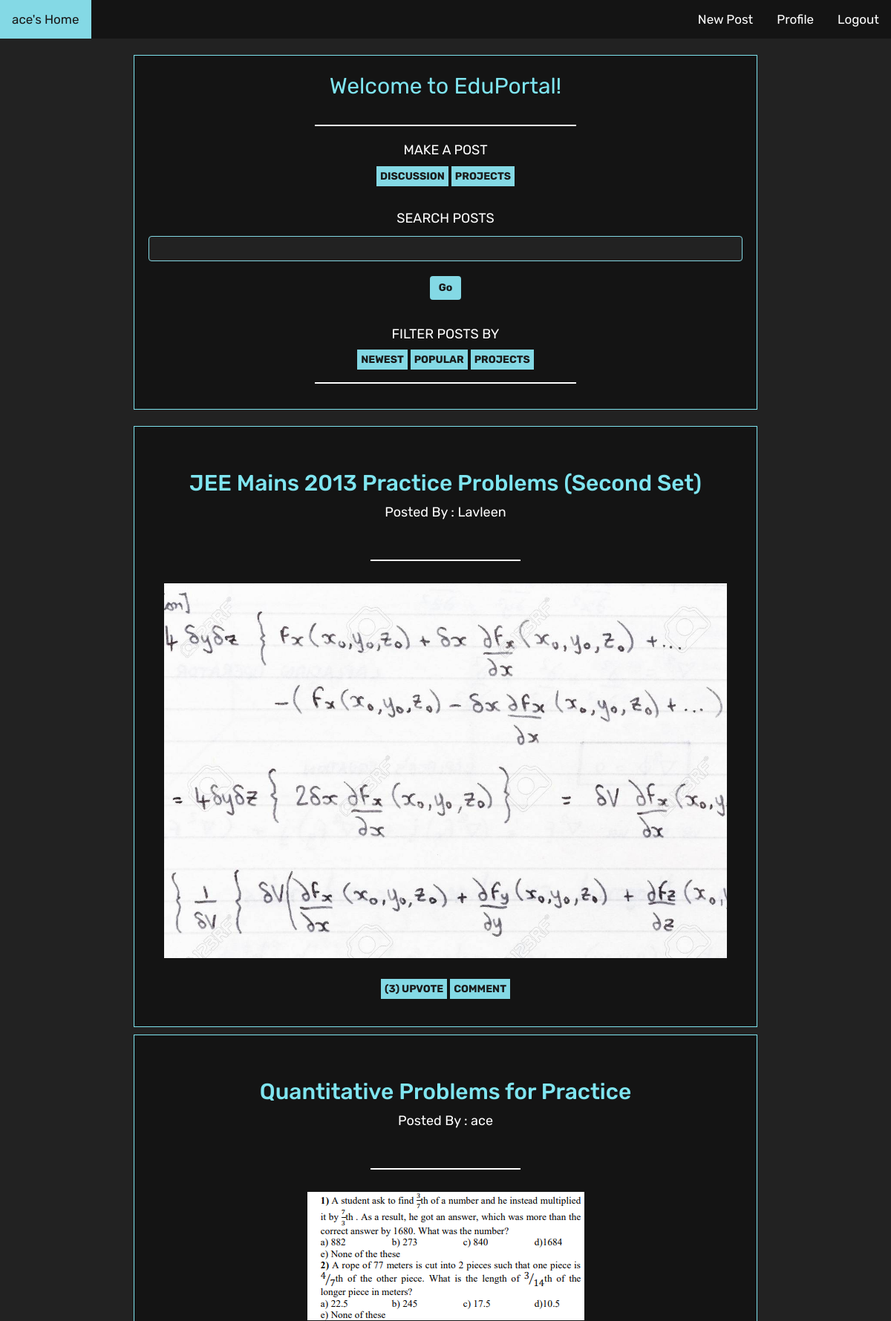
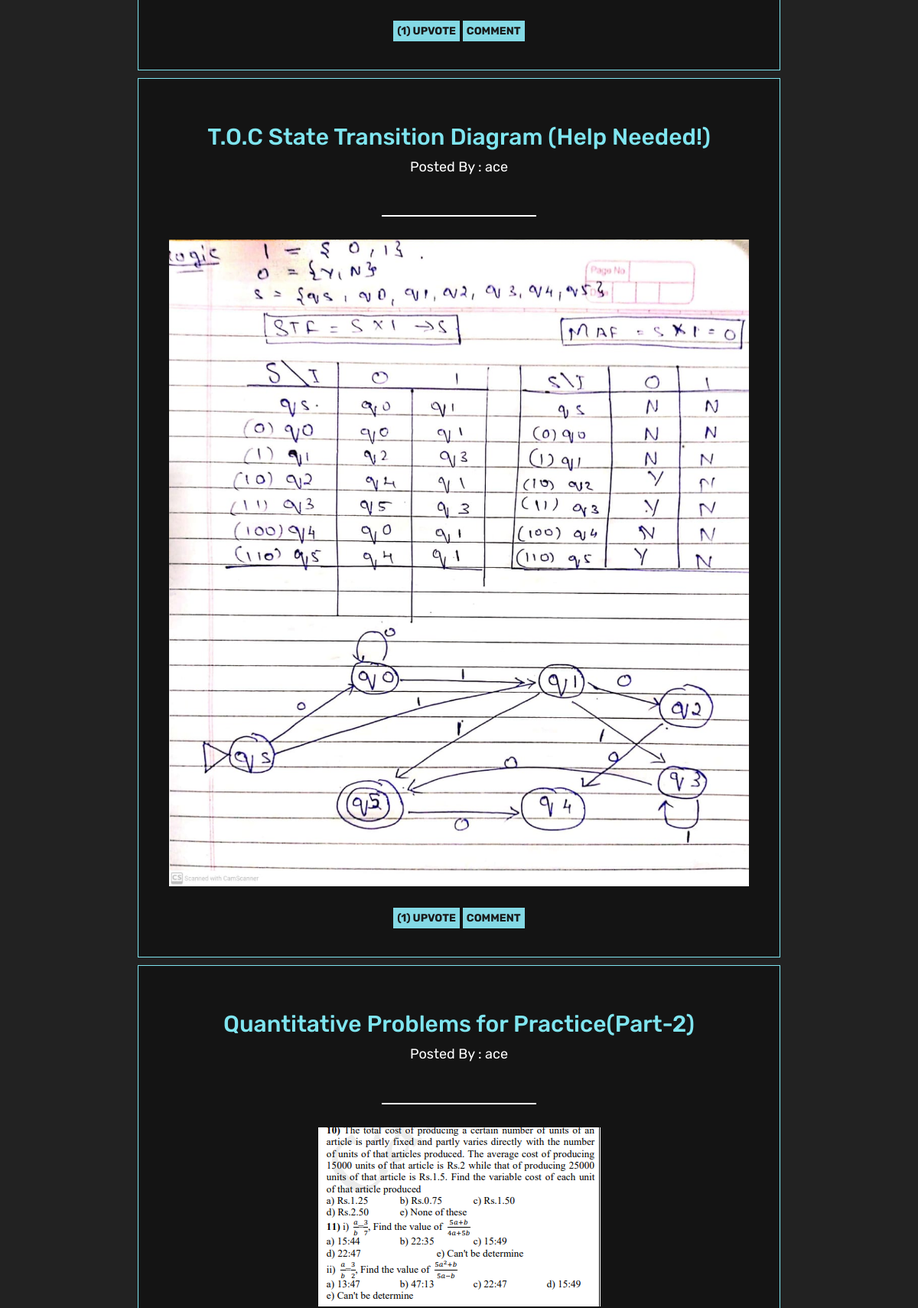
/home.php (signed in, upper part), run on the app's committed database (2 pictures, top to bottom).
### tables this page shows
CREATE TABLE `posttable` (
  `title` varchar(255) NOT NULL,
  `content` longtext NOT NULL,
  `author` varchar(255) NOT NULL,
  `image` varchar(255) DEFAULT NULL,
  `id` int(11) NOT NULL,
  `likes` int(11) NOT NULL DEFAULT 0,
  `dislikes` int(11) NOT NULL DEFAULT 0,
  `tag` varchar(50) DEFAULT NULL
);

### get_post.php (the view, shortened to what this page needs)
<?php
function getPosts(){
  $con = mysqli_connect("localhost","root","","posts");
  $query = "select * from posttable order by likes desc";
  $result=mysqli_query($con,$query);
  while($row=mysqli_fetch_array($result)){
    echo '
    <div class="container">
    <h3 class="posttitle">'.$row['title'].'</h3>
    <p class="postcontent">Posted By : '.$row['author'].'</p>
    <br>
    <hr width="200px">
    <p class="postcontent">'.$row['content'].'<p>
    <img src="uploads/'.$row['image'].'"class="imgt" ?>
    <br>
    <div class ="interact">
    <a class="btnLike" href="like.php?id='.$row["id"].'"><span>('.$row["likes"].') </span>UPVOTE</a>
    <a class="btnLike" href="comment.php?id='.$row["id"].'"></span>COMMENT</a>
    </div>
    </div>
    ';
  }
}
?>

### styles/inprof.css (style rules this page uses)
body { background: #222222; }
.imgt { display: block; margin-left: auto; margin-right: auto; width: 100%; }
.container { display: flex; flex-direction: column; align-items: center; background: #141414; border:1px solid #7FE5F0; margin-top: 10px; margin-bottom: 10px; padding:40px; width:70%; }
hr { border: 1px solid ; color:#fff; }
.posttitle { font-size: 30px; font-family: 'Rubik', sans-serif; color:#7FE5F0; }
.postcontent { font-size: 18px; font-family: 'Rubik', sans-serif; color:#fff; }
.btnLike { width: 100%; padding: 5px; background-color:#84D9E5; color:#191919; border:0; font-weight: bold; font-family: 'Rubik', sans-serif; }

### data on the page
posttable: title "JEE Mains 2013 Practice Problems (Second Set)", author "Lavleen", image (picture), likes "3"
posttable: title "Quantitative Problems for Practice", author "ace", image (picture), likes "1"
posttable: title "T.O.C State Transition Diagram (Help Needed!)", author "ace", image (picture), likes "1"
posttable: title "Quantitative Problems for Practice(Part-2)", author "ace", image (picture)

### other printed values
$_SESSION["email"] "ace"
